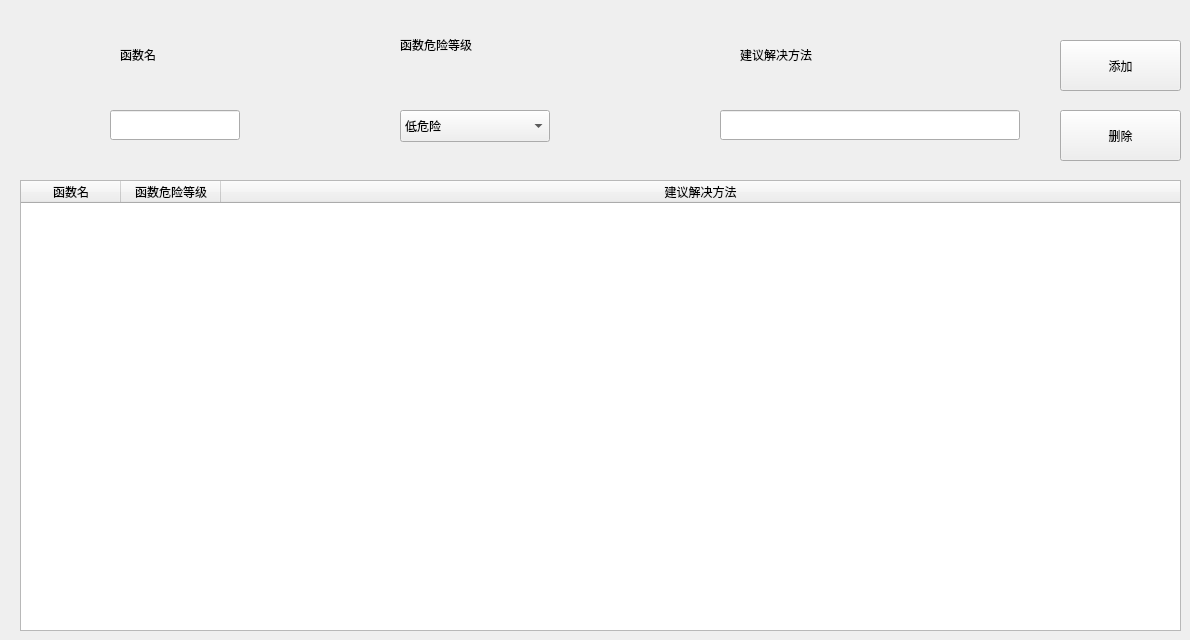
   <widget class="QWidget" name="tab_3">
    <attribute name="title">
     <string>风险函数管理</string>
    </attribute>
    <widget class="QLabel" name="label_2">
     <property name="geometry">
      <rect>
       <x>400</x>
       <y>30</y>
       <width>150</width>
       <height>30</height>
      </rect>
     </property>
     <property name="text">
      <string>函数危险等级</string>
     </property>
    </widget>
    <widget class="QLineEdit" name="lineEdit_5">
     <property name="geometry">
      <rect>
       <x>720</x>
       <y>110</y>
       <width>300</width>
       <height>30</height>
      </rect>
     </property>
    </widget>
    <widget class="QComboBox" name="comboBox">
     <property name="geometry">
      <rect>
       <x>400</x>
       <y>110</y>
       <width>150</width>
       <height>32</height>
      </rect>
     </property>
     <property name="styleSheet">
      <string notr="true">min-height:30px</string>
     </property>
     <property name="iconSize">
      <size>
       <width>30</width>
       <height>30</height>
      </size>
     </property>
     <item>
      <property name="text">
       <string>低危险</string>
      </property>
     </item>
     <item>
      <property name="text">
       <string>中等危险</string>
      </property>
     </item>
     <item>
      <property name="text">
       <string>危险</string>
      </property>
     </item>
     <item>
      <property name="text">
       <string>很危险（或稍小，取决于实现）</string>
      </property>
     </item>
     <item>
      <property name="text">
       <string>很危险</string>
      </property>
     </item>
     <item>
      <property name="text">
       <string>最危险</string>
      </property>
     </item>
    </widget>
    <widget class="QPushButton" name="pushButton_2">
     <property name="geometry">
      <rect>
       <x>1060</x>
       <y>40</y>
       <width>121</width>
       <height>51</height>
      </rect>
     </property>
     <property name="text">
      <string>添加</string>
     </property>
    </widget>
    <widget class="QLabel" name="label_3">
     <property name="geometry">
      <rect>
       <x>120</x>
       <y>40</y>
       <width>130</width>
       <height>30</height>
      </rect>
     </property>
     <property name="text">
      <string>函数名</string>
     </property>
    </widget>
    <widget class="QPushButton" name="pushButton_5">
     <property name="geometry">
      <rect>
       <x>1060</x>
       <y>110</y>
       <width>121</width>
       <height>51</height>
      </rect>
     </property>
     <property name="text">
      <string>删除</string>
     </property>
    </widget>
    <widget class="QLineEdit" name="lineEdit_6">
     <property name="geometry">
      <rect>
       <x>110</x>
       <y>110</y>
       <width>130</width>
       <height>30</height>
      </rect>
     </property>
    </widget>
    <widget class="QTableWidget" name="tableWidget">
     <property name="geometry">
      <rect>
       <x>20</x>
       <y>180</y>
       <width>1161</width>
       <height>451</height>
      </rect>
     </property>
     <attribute name="horizontalHeaderStretchLastSection">
      <bool>true</bool>
     </attribute>
     <column>
      <property name="text">
       <string>函数名</string>
      </property>
     </column>
     <column>
      <property name="text">
       <string>函数危险等级</string>
      </property>
     </column>
     <column>
      <property name="text">
       <string>建议解决方法</string>
      </property>
     </column>
    </widget>
    <widget class="QLabel" name="label_4">
     <property name="geometry">
      <rect>
       <x>740</x>
       <y>40</y>
       <width>150</width>
       <height>30</height>
      </rect>
     </property>
     <property name="text">
      <string>建议解决方法</string>
     </property>
    </widget>
   </widget>
